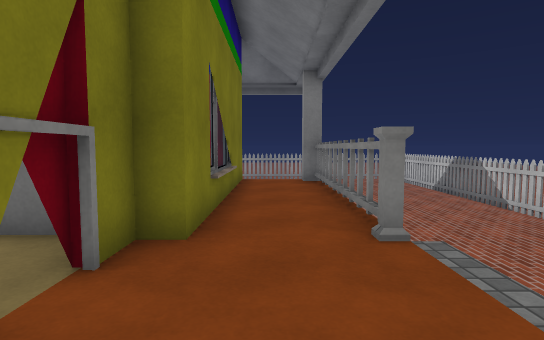
view 1 (above)

24 first-person views from a walk through a 3-D level made in the Unity game engine. The camera is 1.2 m above the floor, tilts 4° down and sees 80° across. Doors are open. The floor is counted in squares, 1 m on a side. Each view is taken from the middle of a square. On the plan, view 1 faces up. The plan holds only what a view shows up to about 14 squares ahead; the rest is blank. The place goes on beyond the plan. The player character is not drawn. Some surface patterns are stand-ins.

view 2
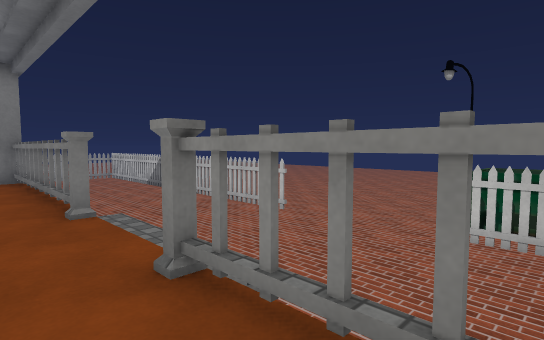

view 3
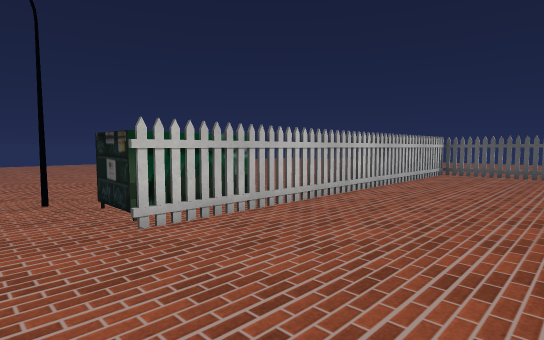

view 4
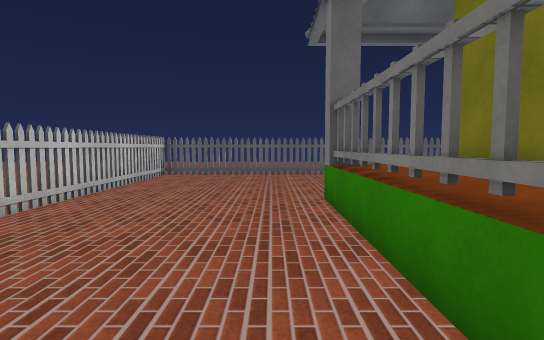

view 5
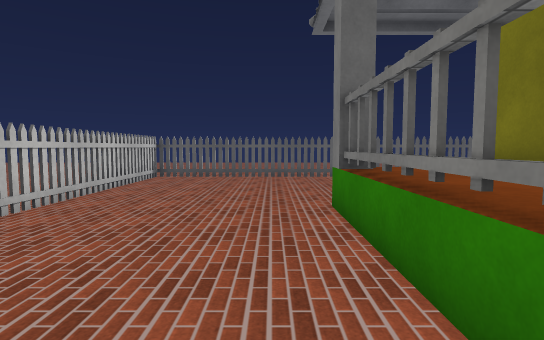

view 6
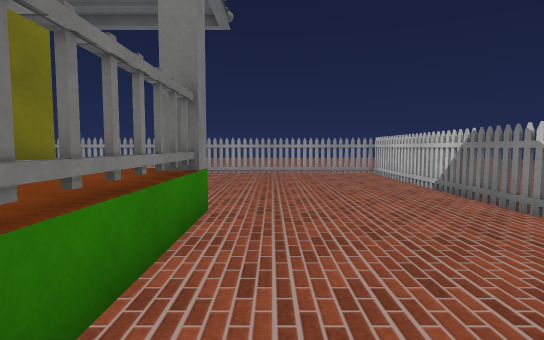

view 7
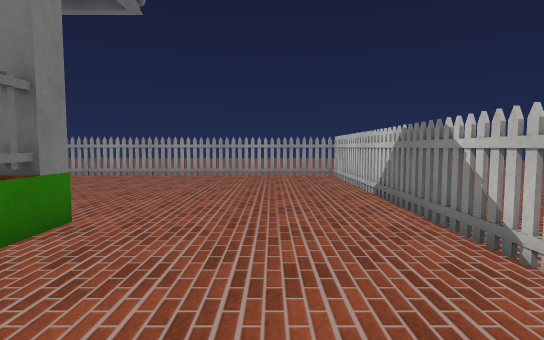

view 8
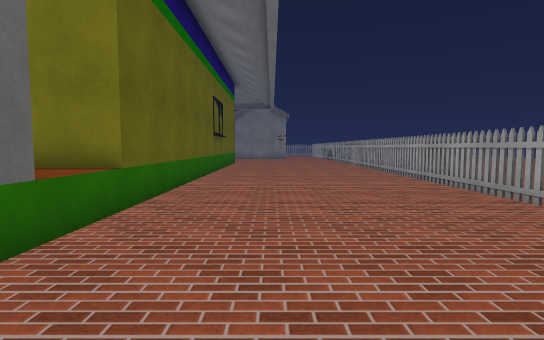

view 9
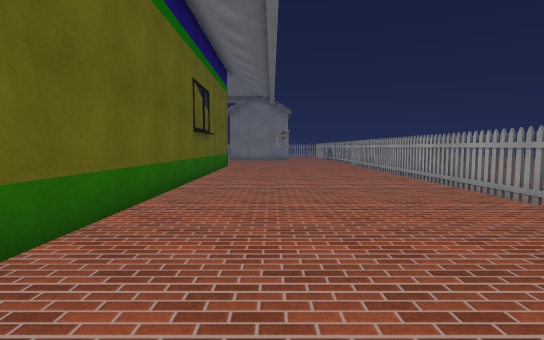

view 10
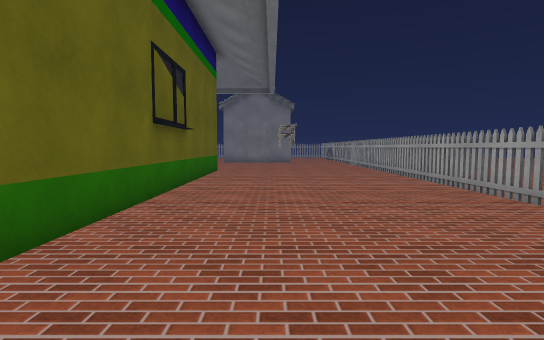

view 11
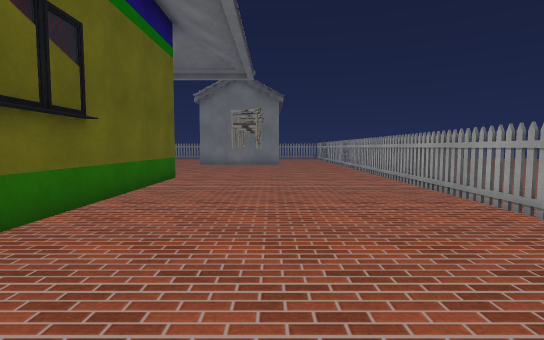

view 12
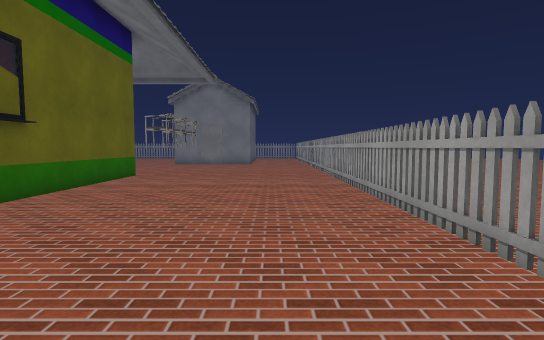

view 13
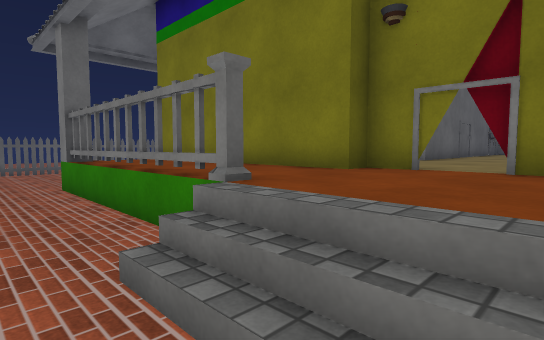

view 14
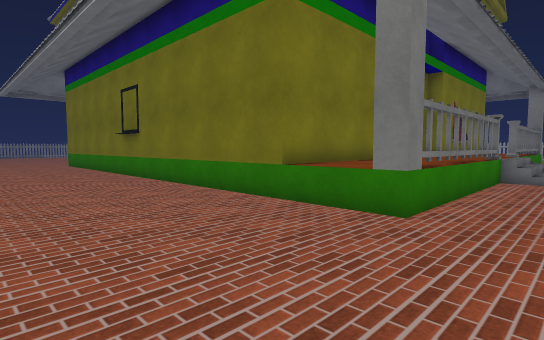

view 15
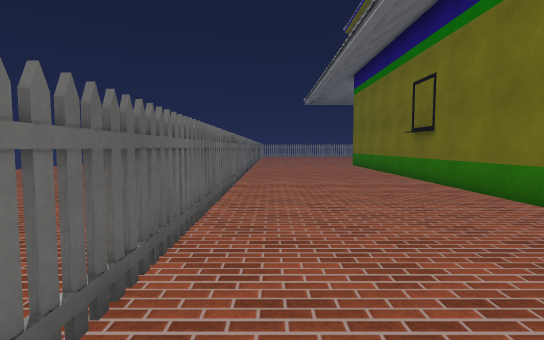

view 16
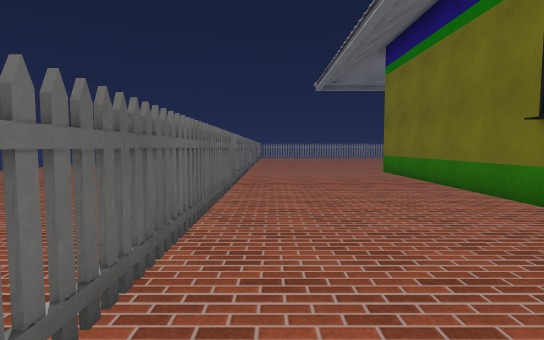

view 17
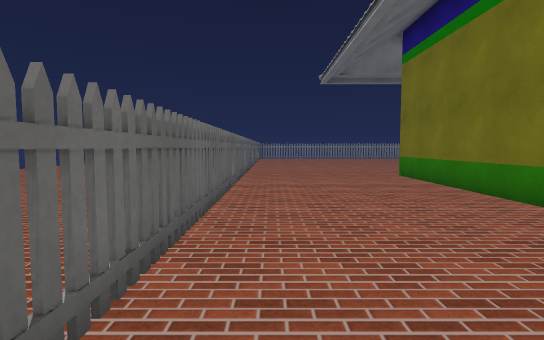

view 18
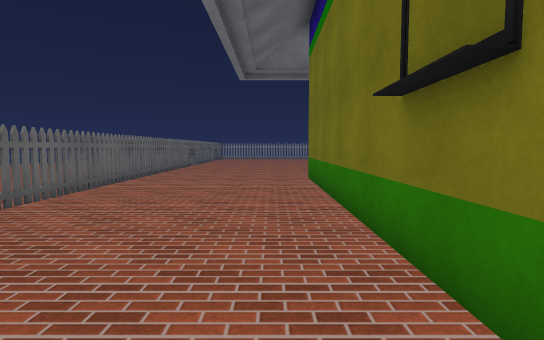

view 19
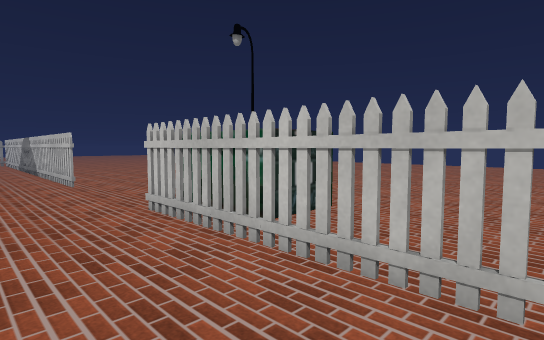

view 20
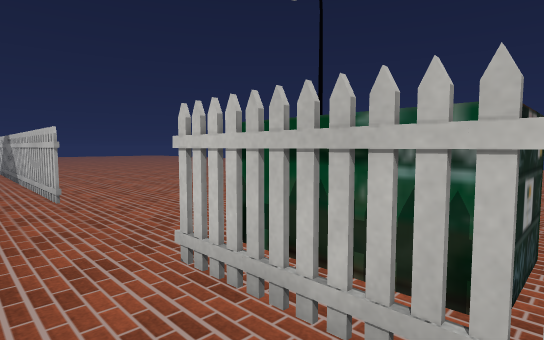

view 21
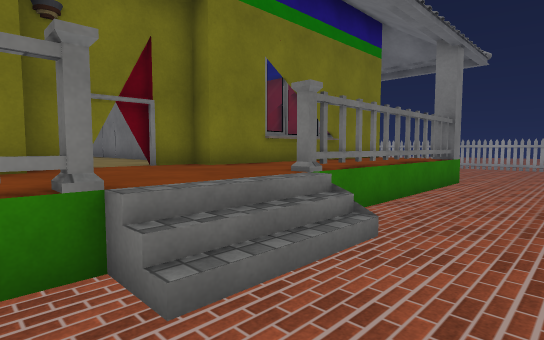

view 22
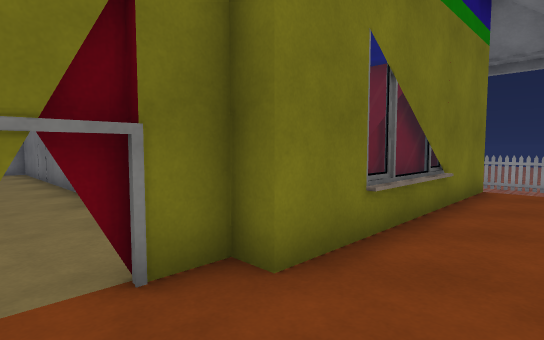

view 23
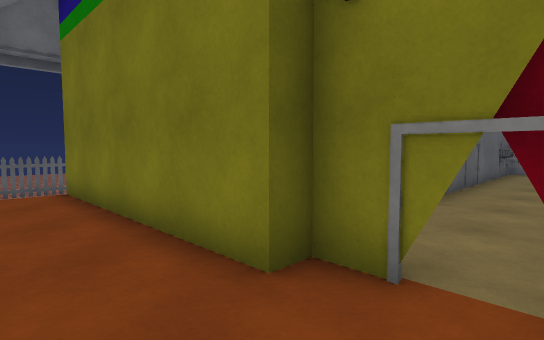

view 24
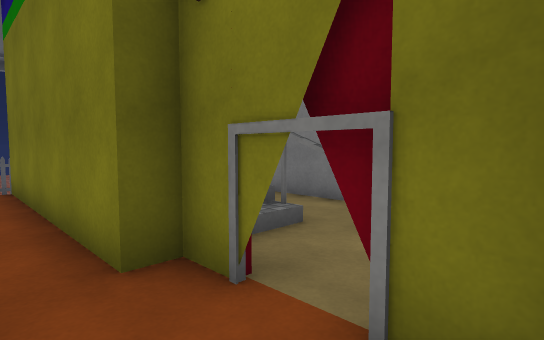

### Floor plan
Key: @ floor where view 1 was taken; # wall or solid block; x gap in a wall; . main floor; : floor 0.75 m higher than the main floor; / step, stairs or slope; D open door; = window, fence, low wall or low ledge; ^ raised ledge; v drop or lower ground; O other object.
Columns run from 20 left of view 1 to 10 right of it. Each row starts with its distance up from view 1.
 21 ############################
 20 ............................#
 19 ............................x
 18 ............................#
 17 ............................#
 16 ....OOOO....................#
 15 .....OOO....................#
 14 ............................#..
 13 ............................x..
 12 ##########   # #####=O......#..
 11                    #::v.....#..
 10                    #::v.....#..
  9                    #::=.....#..
  8                    =::v.....#..
  7                    =::=.....x..
  6                    #::=.....x..
  5                    #::x........
  4    ##D#D####D###DD##::#/.......
  3       ::::::::::::D::://.......
  2         ::::::::::D::://.......
  1     #OODD:::::  ####:://.......
  0     ^D^##DD^^ ###  #@:v.....#OO
 -1               #    #::v.....# O
 -2               #    #::=.....#
 -3                    #::v.....#OO
 -4                    #::=.....#..
 -5                    #::=.....#..
 -6 ### #   ###OOO######:OO.....#..
 -7 ............................x
 -8 ............................#
 -9 ............................#
-10 ............................#
-11 ............................#
-12 ............................#
-13 ########x#xx#####x#####xx####
-14      ..   .....   ...    ..

Where each view was taken, in squares from view 1:
view 1: 0 up, 0 right, facing up
view 2: 2 down, 0 right, facing up-right
view 3: 2 up, 3 right, facing down-right
view 4: 1 up, 3 right, facing down
view 5: 0 up, 3 right, facing down
view 6: 6 up, 3 right, facing up
view 7: 7 up, 5 right, facing up
view 8: 15 up, 5 right, facing left
view 9: 15 up, 1 right, facing left
view 10: 15 up, 3 left, facing left
view 11: 16 up, 7 left, facing left
view 12: 18 up, 6 left, facing left
view 13: 4 up, 4 right, facing down-left
view 14: 12 down, 4 right, facing up-left
view 15: 12 down, 2 right, facing left
view 16: 12 down, 4 left, facing left
view 17: 12 down, 6 left, facing left
view 18: 8 down, 7 left, facing left
view 19: 6 down, 5 right, facing up-right
view 20: 3 down, 6 right, facing up-right
view 21: 0 up, 5 right, facing up-left
view 22: 2 up, 1 right, facing up-left
view 23: 3 up, 1 right, facing down-left
view 24: 4 up, 0 right, facing down-left
